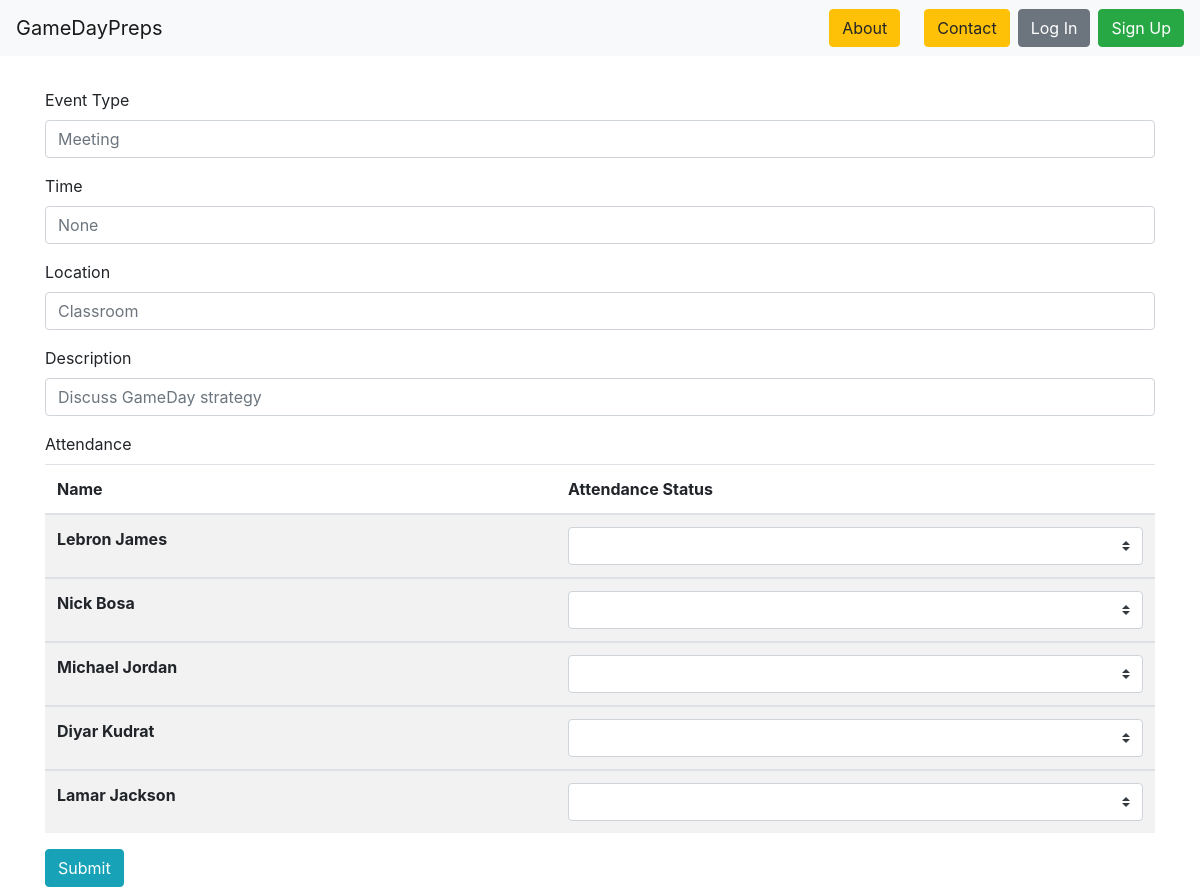
The app's page /events/4/edit/ with its own data.
### events/models.py (models this page shows, shortened)
class Event(models.Model):
    event_type = models.CharField(max_length=50, choices=event_types, blank=True)
    date = models.DateField(null=True)
    time = models.TimeField(null=True)
    members = models.ManyToManyField(
        'roster.Player',
        through='roster.Attendance',
        through_fields=('event', 'player'),
    )
    location = models.CharField(max_length=150)
    description = models.TextField(null=True)

### roster/models.py (models this page shows, shortened)
class Player(models.Model):
    first_name = models.CharField(max_length=50)
    last_name = models.CharField(max_length=50)
    position = models.CharField(max_length=25)
    grade = models.CharField(max_length=50, choices=school_grade_choices, blank=True)
    jersey_number = models.CharField(max_length=3, null=True)

### events/views.py (the view, shortened to what this page needs)
# urls.py: path('<int:pk>/edit/', EditEventView.as_view(), name="edit-event-page"),
class EditEventView(UpdateView):
    def get(self, request, *args, **kwargs):
        event = get_object_or_404(Event, pk=kwargs['pk'])
        players = Player.objects.all()
        status = Attendance.objects.filter(player__in=players, event=event)
        context = {'event': event, 'status': status, 'players': players}
        return render(request, 'events_edit.html', context)

### events/templates/events_edit.html (shortened to what this page needs)
{% extends 'base.html' %}
{% block content %}
<form>
        <div class="form-group">
        <label>Event Type</label>
        <input type="text" class="form-control" placeholder="{{ event.event_type }}">
        </div>
        <div class="form-group">
        <label>Time</label>
        <input type="text" class="form-control" placeholder="{{ event.time }}">
        </div>
        <div class="form-group">
            <label>Location</label>
            <input type="text" class="form-control" placeholder="{{ event.location }}">
        </div>
        <div class="form-group">
            <label>Description</label>
            <input type="text" class="form-control" placeholder="{{ event.description }}">
        </div>
        <div>
            <label>Attendance</label>
            <table class="table table-striped">
                <thead>
                  <tr>
                    <th scope="col">Name</th>
                    <th scope="col">Attendance Status</th>
                  </tr>
                </thead>
                <tbody>
                {% for player in players %}
                  <tr>
                    <th scope="row">{{ player.first_name }} {{ player.last_name }}</th>
                    <td><select class="custom-select mr-sm-2" id="inlineFormCustomSelect">
                        <option selected>{{ stat.attendance_status }}</option>
                        <option>present</option>
                      </select></td>
                  </tr>
                </tbody>
                {% endfor %}
              </table>
        </div>
    <a type="submit" class="btn btn-info" href="#" role="button">Submit</a>
  </form>
{% endblock %}

### records on screen
Event: event_type "Meeting", time "None", location "Classroom", description "Discuss GameDay strategy"
Player: first_name "Lebron", last_name "James"
Player: first_name "Nick", last_name "Bosa"
Player: first_name "Michael", last_name "Jordan"
Player: first_name "Diyar", last_name "Kudrat"
Player: first_name "Lamar", last_name "Jackson"
